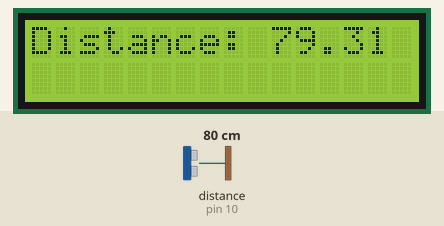
Recording of a sketch running on a simulated Arduino Uno, built with avr-gcc and run on an emulated ATmega328P. Shown: 16×2 character LCD. Wiring (inferred from the names in the program): ultrasonic range finder: trigger pin 9; echo pin 10. Inputs (shaded band) come from the test bench; at power-on: distance to the obstacle (sensor on pin 10) 80 cm. The echo pulse lasts 58.3 µs per cm.

Above: at 3.2 s.
3.3 s: distance to the obstacle (sensor on pin 10) set to 9 cm
At 5.0 s:
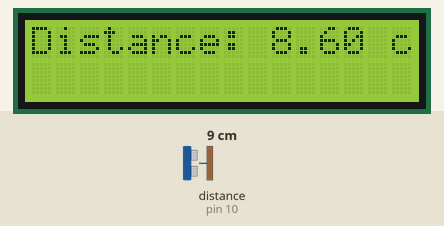
5.6 s: distance to the obstacle (sensor on pin 10) set to 2 cm
At 6.1 s:
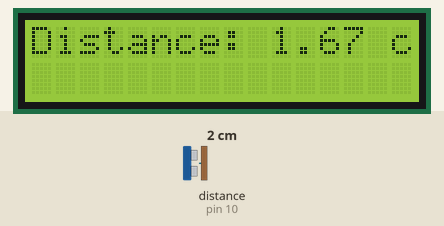
7.2 s: distance to the obstacle (sensor on pin 10) set to 4 cm
At 8.3 s:
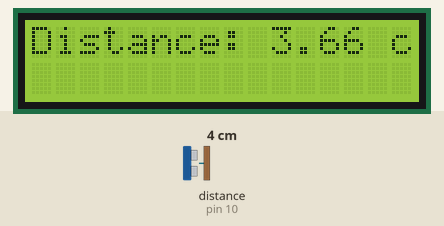
Timing chart, 0 to 10.2 s (numbered marks = the images above; inputs shaded):
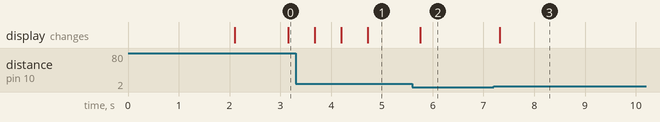

Measured:
- after the input at 3.3 s, the display: first changes after 0.38 s (image 1 shows a later state)
- after the input at 5.6 s, the display: changes after 0.16 s (image 2)
- after the input at 7.2 s, the display: changes after 0.12 s (image 3)

The sketch:

Distance_Meter.ino
```cpp
#include <Wire.h>
#include <LiquidCrystal_I2C.h>

#define TRIG_PIN 9
#define ECHO_PIN 10

LiquidCrystal_I2C lcd(0x27, 16, 2);  // Change address to 0x3F if needed

void setup() {
    pinMode(TRIG_PIN, OUTPUT);
    pinMode(ECHO_PIN, INPUT);
    lcd.begin();
    lcd.backlight();
    lcd.setCursor(0, 0);
    lcd.print("Distance Meter");
    delay(2000);
}

void loop() {
    long duration;
    float distance;

    digitalWrite(TRIG_PIN, LOW);
    delayMicroseconds(2);
    digitalWrite(TRIG_PIN, HIGH);
    delayMicroseconds(10);
    digitalWrite(TRIG_PIN, LOW);

    duration = pulseIn(ECHO_PIN, HIGH);
    distance = duration * 0.034 / 2;  // Convert to centimeters

    lcd.clear();
    lcd.setCursor(0, 0);
    lcd.print("Distance: ");
    lcd.print(distance);
    lcd.print(" cm");

    delay(500);
}
```
